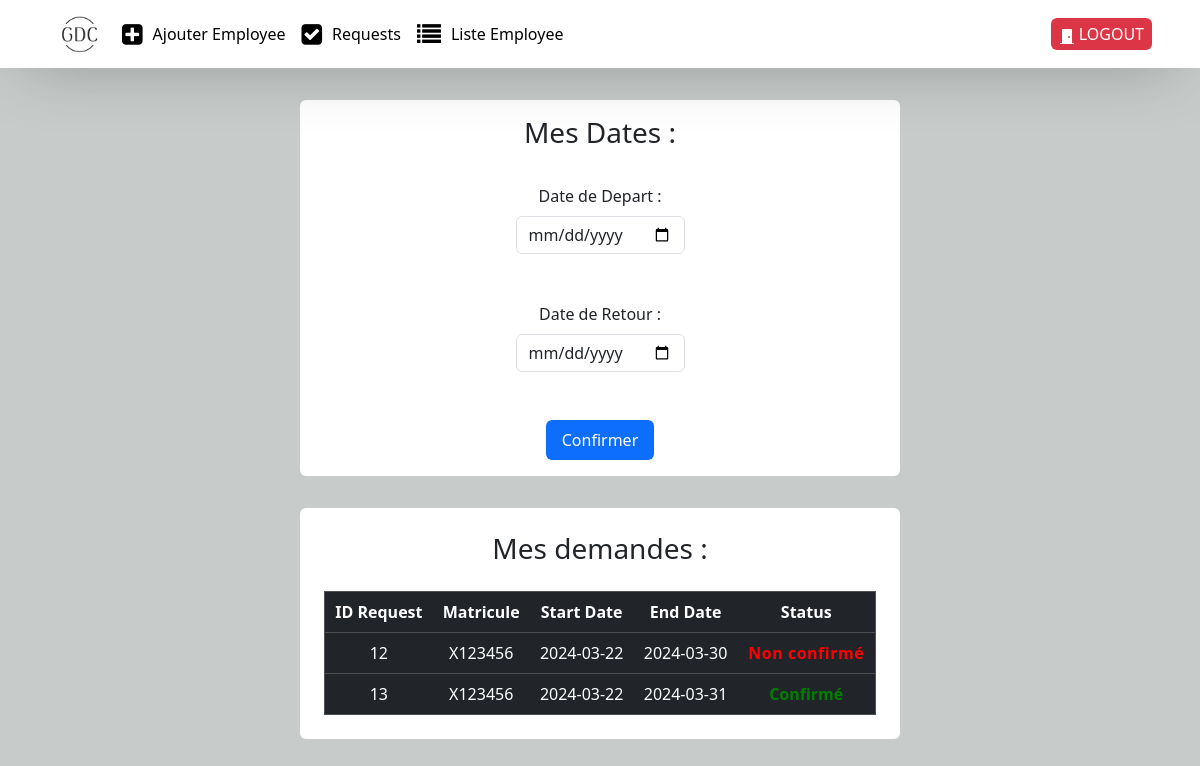
The page /main_user.php?message=Welcome (signed in) on the database its author committed.
### tables this page shows
CREATE TABLE `leave_requests` (
  `id_request` int(11) NOT NULL,
  `employee_matricule` varchar(45) DEFAULT NULL,
  `start_date` date DEFAULT NULL,
  `end_date` date DEFAULT NULL,
  `status` int(11) DEFAULT 0
);

### main_user.php (the view, shortened to what this page needs)
<?php
require("Config.php");
$rqt_show_demande = "SELECT * FROM leave_requests WHERE employee_matricule = :ss";
$stmt_two = $db->prepare($rqt_show_demande);
$stmt_two->execute([':ss' => $_SESSION["matricule"]]);
$res = $stmt_two->fetchAll(PDO::FETCH_ASSOC);
?>
<!DOCTYPE html>
<html lang="en">
<head>
    <link rel="stylesheet" href="https://cdn.jsdelivr.net/npm/bootstrap@5.3.3/dist/css/bootstrap.min.css">
    <link rel="stylesheet" href="https://cdnjs.cloudflare.com/ajax/libs/font-awesome/4.7.0/css/font-awesome.min.css">
</head>
<body>
<nav class="navbar navbar-expand-lg navbar-light " style="background-color: white;box-shadow: -1px 6px 69px -25px rgba(0,0,0,0.75);
">
            <div class="container-fluid d-flex justify-content-between px-5">
            <a class="navbar-brand mx-2" href="status.php"><img src="logo.png" alt="" style="width:50px;"></a>
                <div class="collapse navbar-collapse" id="navbarNavAltMarkup">
                    <div class="navbar-nav">
                    <a class="nav-link active d-flex align-items-center " style="gap:10px;" aria-current="page" href="main_admin.php"><i class="fa fa-plus-square" style="font-size:24px"></i>
 Ajouter Employee</a>
                        <a class="nav-link active d-flex align-items-center" style="gap:10px;" href="status.php"><i class="fa fa-check-square" style="font-size:24px"></i>
 Requests</a>
                        <a class="nav-link active d-flex align-items-center" style="gap:10px;" href="show_data_user.php"><i class="fa fa-list" style="font-size:24px"></i>
 Liste Employee</a>
                    </div>
                </div>
                <div class="cncn d-flex align-items-center bg-danger text-white px-2 py-1 rounded">
                                        <a href="logout.php" class="nav-link logout"> <svg xmlns="http://www.w3.org/2000/svg" width="16" height="16" fill="currentColor" class="bi bi-door-closed-fill" viewBox="0 0 16 16">
                <path d="M12 1a1 1 0 0 1 1 1v13h1.5a.5.5 0 0 1 0 1h-13a.5.5 0 0 1 0-1H3V2a1 1 0 0 1 1-1zm-2 9a1 1 0 1 0 0-2 1 1 0 0 0 0 2"/>
                </svg>
                LOGOUT</a>
                    </div>
            </div>
        </nav>
<div class="container__fluid__ d-flex justify-content-center align-items-center " style="width:100%; height:55vh">
    <div class="sub_container__ d-flex flex-column align-items-center bg-white p-3 rounded" style="width:50%; gap:10px;" >
    <h3 class="Result " style="margin-bottom:25px;">Mes Dates : </h3>
    <form action="" method="post" style="text-align:center;">
        <label for="dateDepart">Date de Depart : </label><br>
        <input type="date" name="dateDepart" class="form-control mt-2" id="dateDepart"><br><br>
        <label for="dateRetour">Date de Retour :</label><br>
        <input type="date" name="dateRetour" class="form-control mt-2" id="dateRetour"><br><br>
        <input type="submit" value="Confirmer" class="bg-primary border-0 rounded text-white px-3 py-2"><br>
    </form>
    </div>
</div>
<?php
if ($res) {
    ?>
    <div class="container_lol d-flex justify-content-center pb-5 " style="width:100%">
        <div class="sub_container__ rounded bg-white p-4 text-center" style="width:50%">
        <h3 class="Result " style="margin-bottom:25px;">Mes demandes : </h3>
        <table border="1" class="table table-dark m-0 ">
            <tr>
                <th>ID Request</th>
                <th>Matricule</th>
                <th>Start Date</th>
                <th>End Date</th>
                <th>Status</th>
            </tr>
            <?php foreach ($res as $request): ?>
                <tr>
                    <td><?php echo $request['id_request']; ?></td>
                    <td><?php echo $request['employee_matricule']; ?></td>
                    <td><?php echo $request['start_date']; ?></td>
                    <td><?php echo $request['end_date']; ?></td>
                    <td><?php
                        if($request['status'] == 0) {
                            echo "<strong style=\"color:red;letter-spacing:0.5px;\"> Non confirmé </strong>";
                        } else {
                            echo "<strong style=\"color:green;\"> Confirmé </strong>";
                        }
                    ?></td>
                </tr>
            <?php endforeach; ?>
        </table>
        </div>
    </div>
    <?php
}
?>
</body>
</html>

### main_user.php (style rules this page uses)
body { background :#c7cbca; }

### rows shown on the page
leave_requests: id_request "12", employee_matricule "X123456", start_date "2024-03-22", end_date "2024-03-30", status "Non confirmé"
leave_requests: id_request "13", employee_matricule "X123456", start_date "2024-03-22", end_date "2024-03-31", status "Confirmé"
